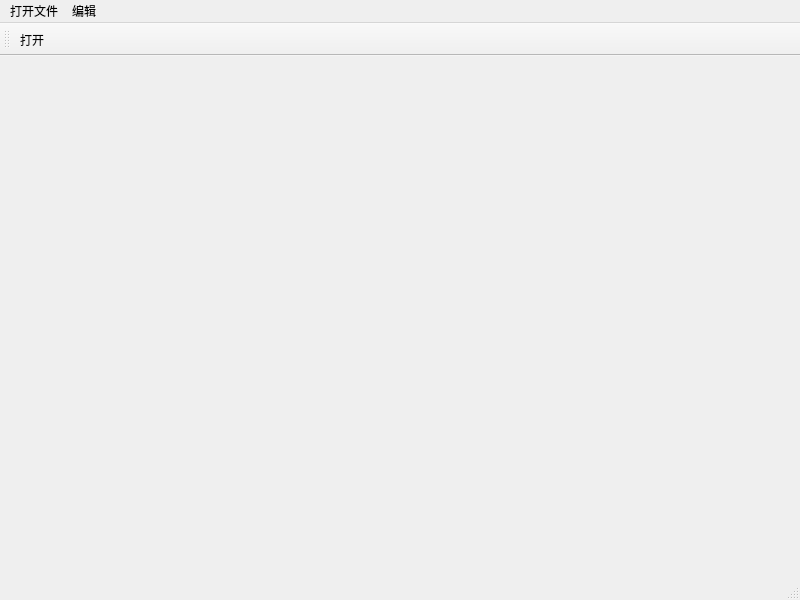
<?xml version="1.0" encoding="UTF-8"?>
<ui version="4.0">
 <class>MainWindow</class>
 <widget class="QMainWindow" name="MainWindow">
  <property name="geometry">
   <rect>
    <x>0</x>
    <y>0</y>
    <width>800</width>
    <height>600</height>
   </rect>
  </property>
  <property name="windowTitle">
   <string>MainWindow</string>
  </property>
  <widget class="QWidget" name="centralwidget"/>
  <widget class="QMenuBar" name="menubar">
   <property name="geometry">
    <rect>
     <x>0</x>
     <y>0</y>
     <width>800</width>
     <height>33</height>
    </rect>
   </property>
   <widget class="QMenu" name="menufds">
    <property name="title">
     <string>打开文件</string>
    </property>
    <widget class="QMenu" name="menumore">
     <property name="title">
      <string>more</string>
     </property>
     <addaction name="actionadd_something"/>
    </widget>
    <addaction name="actionopen"/>
    <addaction name="actionsave"/>
    <addaction name="separator"/>
    <addaction name="actionexit"/>
    <addaction name="menumore"/>
   </widget>
   <widget class="QMenu" name="menu">
    <property name="title">
     <string>编辑</string>
    </property>
    <addaction name="actiondelete_all"/>
   </widget>
   <addaction name="menufds"/>
   <addaction name="menu"/>
  </widget>
  <widget class="QStatusBar" name="statusbar"/>
  <widget class="QToolBar" name="toolBar">
   <property name="windowTitle">
    <string>toolBar</string>
   </property>
   <attribute name="toolBarArea">
    <enum>TopToolBarArea</enum>
   </attribute>
   <attribute name="toolBarBreak">
    <bool>false</bool>
   </attribute>
   <addaction name="actionopen"/>
  </widget>
  <action name="actionopen">
   <property name="text">
    <string>打开</string>
   </property>
   <property name="shortcut">
    <string>Ctrl+Q</string>
   </property>
  </action>
  <action name="actionsave">
   <property name="text">
    <string>save</string>
   </property>
  </action>
  <action name="actionexit">
   <property name="text">
    <string>exit</string>
   </property>
   <property name="shortcut">
    <string>Ctrl+E</string>
   </property>
  </action>
  <action name="actionadd_something">
   <property name="text">
    <string>add something</string>
   </property>
  </action>
  <action name="actiondelete_all">
   <property name="text">
    <string>delete all</string>
   </property>
  </action>
 </widget>
 <resources/>
 <connections/>
</ui>
